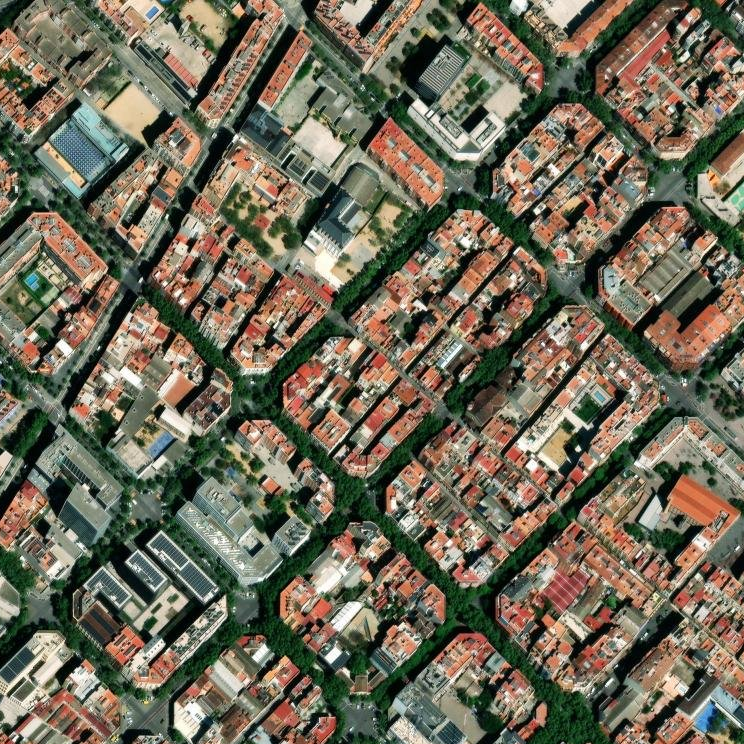
#> input picture src/Nihal/PNG/tile_41.396536_2.194554_r0_c2.png, 744 x 744 px, given in place of map_3.png, which was not available
$ jupyter execute --allow-errors Assignment.ipynb   (shell and % lines are left out)
#> lines starting #> are read from the running program, lines starting #| are printed output that depends on the picture; after the words box and inside, x2 and y2 are one past the last pixel; in counts of white or black regions, pixels touching at a corner belong together; pictures that were not available may be replaced by others from this repository, and a replacement may not be noted
#> (a cell that did not finish here is left out)

[cell 2]
import ee

# Authenticate (if not already done)
ee.Authenticate()
#> (this line was passed over: ee is not available in this run)
ee.Initialize()
#> (this line was passed over: ee is not available in this run)

# Load the asset as an ImageCollection
#> (the rest of this cell did not finish here and is left out)

[cell 3]
import cv2
import numpy as np
import matplotlib.pyplot as plt
# from google.colab import files

# # Upload file
# uploaded = files.upload()
image_path = r"C:\Users\LEGION\Desktop\IAAC\TERM 2\Environmental Data\DAY 01\maps\map_3.png"

# Load the image
image = cv2.imread(image_path)
#> image is the input picture: shape (744, 744, 3); mean B, G, R 87.1, 104.8, 110.7

# Resize the image to 500x500
image = cv2.resize(image, (500, 500))
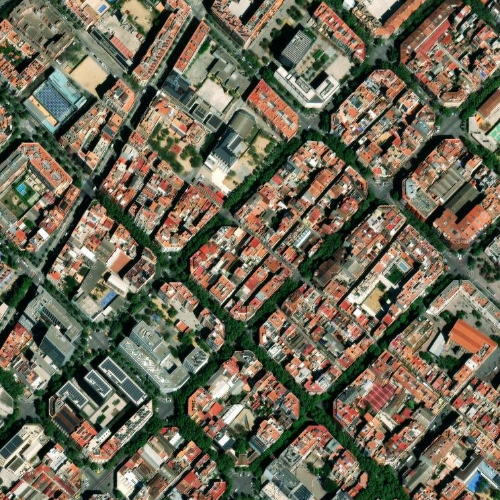
#> image: shape (500, 500, 3); mean B, G, R 86.9, 104.7, 110.6

# Convert BGR to RGB for correct display
image_rgb = cv2.cvtColor(image, cv2.COLOR_BGR2RGB)

# Convert BGR to HSV for color detection
image_hsv = cv2.cvtColor(image, cv2.COLOR_BGR2HSV)
#> image_hsv: shape (500, 500, 3); mean H, S, V 38.7, 89.8, 118.6

# Define HSV range for Dark Green detection
color_ranges = {
    "Green": ([35, 50, 30], [85, 255, 100])  # Dark Green Range
}

# Create an empty mask
final_mask = np.zeros_like(image_rgb, dtype=np.uint8)

# Detect and create the mask
for color_name, (lower, upper) in color_ranges.items():
    lower = np.array(lower, dtype="uint8")
    upper = np.array(upper, dtype="uint8")

    # Create a binary mask for the selected color
    mask = cv2.inRange(image_hsv, lower, upper)

    # Convert mask to 3-channel format for visualization
    mask_colored = np.zeros_like(image_rgb)
    mask_colored[:, :, 1] = mask  # Apply green color for mask visualization
#> this loop made 1 pass
#> pass 1, `mask = cv2.inRange(image_hsv, lower, upper)`:
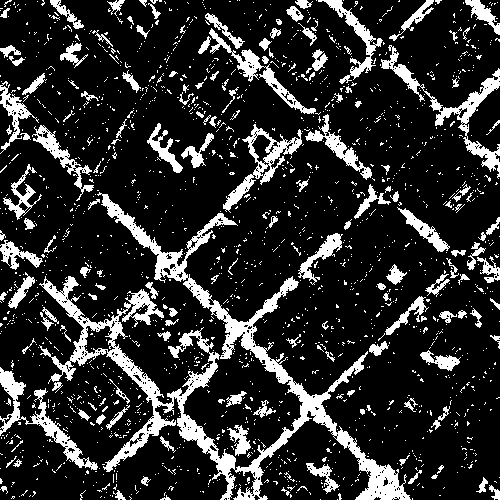
#> mask: shape (500, 500); 17.7% white; 1752 white regions (1592 under 20 px), largest, box (x1, y1, x2, y2) and area: (39, 192, 411, 500) 15073, (381, 45, 500, 179) 2109, (0, 367, 98, 470) 1696
#> after the loop: mask_colored: shape (500, 500, 3); mean H, S, V 0, 45, 0

# Display the original image, detected mask, and combined overlay side by side
fig, axes = plt.subplots(1, 3, figsize=(18, 6))

# Show Original Image
axes[0].imshow(image_rgb)
axes[0].set_title("Original Image")
axes[0].axis("off")

# Show Masked Image (Only Green Areas)
axes[1].imshow(mask_colored)
axes[1].set_title("Detected Green Mask")
axes[1].axis("off")

# Show Overlayed Image (Mask + Original)
overlaid_image = cv2.addWeighted(image_rgb, 0.7, mask_colored, 1, 0)
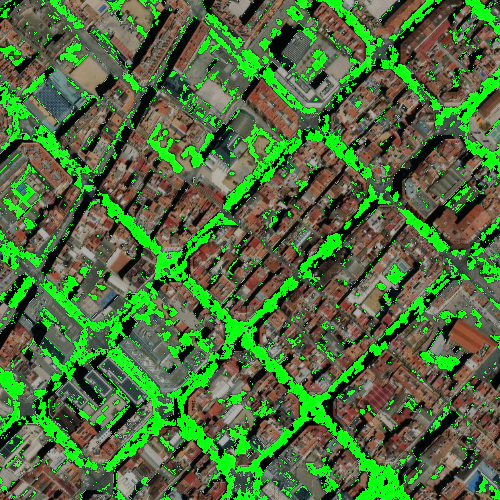
#> overlaid_image: shape (500, 500, 3); mean R, G, B 77.4, 110.8, 60.9
axes[2].imshow(overlaid_image)
axes[2].set_title("Overlayed Mask")
axes[2].axis("off")

plt.show()
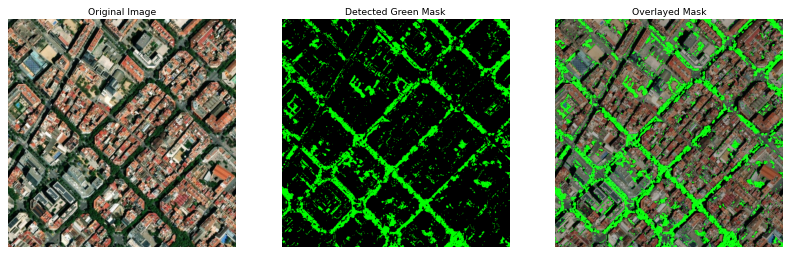
#> figure drawn by matplotlib, 3 panels

[cell 4]
"""
ESRI Satellite Image Download Script
------------------------------------
This script downloads high-quality satellite imagery directly from ESRI's World Imagery
service for any location on Earth. It allows you to specify the exact physical size
of the area you want to capture and the resolution of the output image.
"""

# Import required libraries
import io
import requests
import numpy as np
import matplotlib.pyplot as plt
from PIL import Image
import math

def calculate_zoom_for_physical_size(lat, physical_size_meters, width_pixels=800):
    """
    Calculate the appropriate zoom level needed to show a specific physical area.

    This function converts from physical dimensions (meters) to a zoom level (1-19)
    that map services use. It accounts for the fact that the physical size represented
    by a pixel varies with latitude.

    Parameters:
    -----------
    lat : float
        Latitude of the center point
    physical_size_meters : float
        Desired physical size in meters (e.g., 300 for a 300×300m area)
    width_pixels : int
        Width of the image in pixels

    Returns:
    --------
    int: Appropriate zoom level (1-19)
    """
    # Earth's circumference at the equator in meters
    earth_circumference = 40075016.686

    # At zoom level 0, the entire world fits in 256 pixels
    # Calculate how many meters each pixel represents at zoom level 0
    meters_per_pixel_at_zoom_0 = earth_circumference / 256

    # Adjust for latitude (distances get smaller as you move away from equator)
    meters_per_pixel_at_lat_zoom_0 = meters_per_pixel_at_zoom_0 * np.cos(np.radians(lat))

    # Calculate how many meters each pixel needs to represent for our desired physical size
    meters_per_pixel_needed = physical_size_meters / width_pixels

    # Calculate the zoom level where pixels will represent this physical size
    # Each zoom level doubles the detail (halves the physical size per pixel)
    zoom = np.log2(meters_per_pixel_at_lat_zoom_0 / meters_per_pixel_needed)

    # Round to nearest integer and ensure the zoom level is within valid range
    return max(1, min(19, round(zoom)))

def download_esri_satellite_image(lat, lon, width=800, height=800, zoom=15, output_file='satellite.png'):
    """
    Download a satellite image directly from ESRI World Imagery service.

    This function downloads and stitches together multiple map tiles to create
    a complete satellite image centered at the specified coordinates.

    Parameters:
    -----------
    lat : float
        Latitude of the center point
    lon : float
        Longitude of the center point
    width : int
        Image width in pixels
    height : int
        Image height in pixels
    zoom : int
        Zoom level (1-19, higher = more detail)
    output_file : str
        Path to save the output image

    Returns:
    --------
    str: Path to the output image
    """
#> called with lat = 41.4, lon = 2.19, width = 2048, height = 2048, zoom = 19, output_file = 'barcelona_256m.png'
    # These helper functions convert geographic coordinates to tile coordinates
    def lon_to_x(lon, zoom):
        """Convert longitude to tile x-coordinate"""
        return ((lon + 180) / 360) * (2 ** zoom)

    def lat_to_y(lat, zoom):
        """Convert latitude to tile y-coordinate"""
        lat_rad = math.radians(lat)
        return (1 - math.log(math.tan(lat_rad) + 1/math.cos(lat_rad)) / math.pi) / 2 * (2 ** zoom)

    # Calculate which tiles contain our desired location
    x_tile = lon_to_x(lon, zoom)
    y_tile = lat_to_y(lat, zoom)

    # Calculate the exact pixel within that tile
    # (Not directly used but useful for debugging)
    x_pixel = int((x_tile - int(x_tile)) * 256)
    y_pixel = int((y_tile - int(y_tile)) * 256)

    # Create a blank image to hold our map
    result = Image.new('RGB', (width, height))
#> result: PIL image 2048x2048 RGB; every value is 0

    # Calculate the range of tiles we need to download
    # Map tiles are 256×256 pixels, so we need to download enough tiles
    # to cover our requested dimensions
    x_min = int(x_tile - (width / 256) / 2)
    y_min = int(y_tile - (height / 256) / 2)
    x_max = int(x_tile + (width / 256) / 2) + 1
    y_max = int(y_tile + (height / 256) / 2) + 1

    # Download each tile and stitch them together
    print(f"Downloading {(x_max-x_min)*(y_max-y_min)} map tiles...")
    for x in range(x_min, x_max):
        for y in range(y_min, y_max):
            # ESRI World Imagery tile URL
            url = f"https://server.arcgisonline.com/ArcGIS/rest/services/World_Imagery/MapServer/tile/{zoom}/{y}/{x}"

            try:
                # Download the tile
                response = requests.get(url)
                if response.status_code == 200:
                    # Convert the response to an image
                    tile = Image.open(io.BytesIO(response.content))
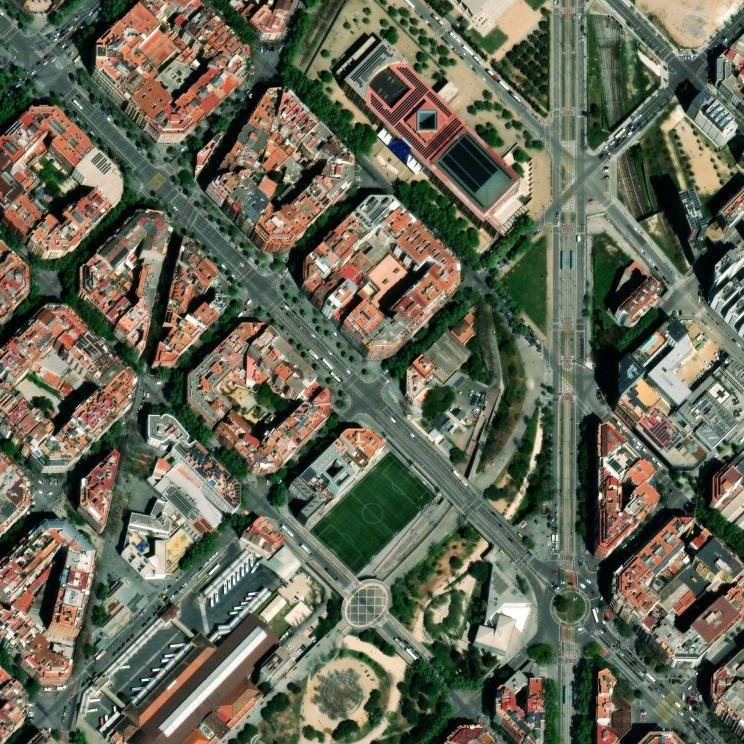
#> input picture src/Nihal/PNG/tile_41.396536_2.194554_r1_c0.png, 744 x 744 px, given in place of 265336, which was not available
#> tile is the input picture: PIL image 744x744 RGB; mean R, G, B 101.8, 103.4, 85.8

                    # Calculate where to paste this tile in our result image
                    paste_x = (x - x_min) * 256
                    paste_y = (y - y_min) * 256

                    # Paste the tile into the result image
                    result.paste(tile, (paste_x, paste_y))
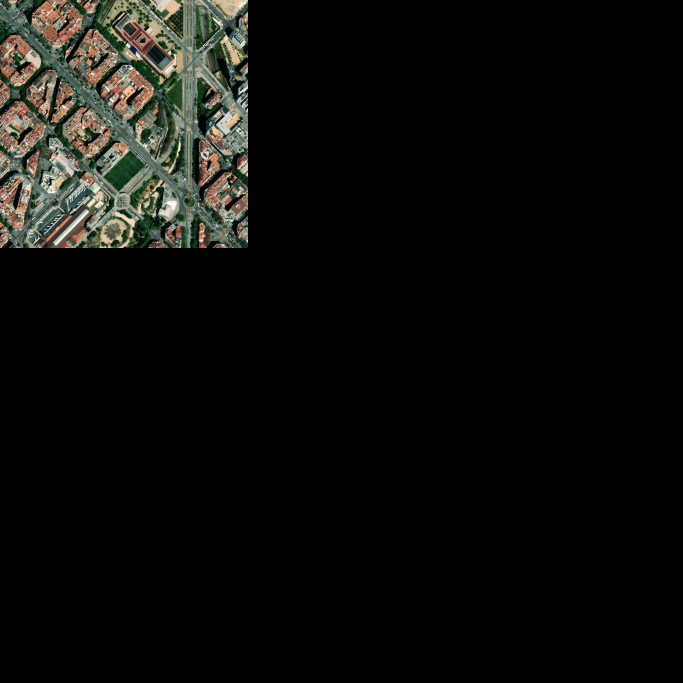
#> result: PIL image 2048x2048 RGB (shown at 1/3 size); mean R, G, B 13.4, 13.6, 11.3
            except Exception as e:
                print(f"Error downloading tile {x},{y}: {e}")

    # Crop the image to center on the requested coordinates
    # This step ensures we get exactly the requested dimensions
    center_x = (width // 2)
    center_y = (height // 2)
    left = center_x - (width // 2)
    upper = center_y - (height // 2)
    right = center_x + (width // 2)
    lower = center_y + (height // 2)

    result = result.crop((left, upper, right, lower))

    # Save the image
    result.save(output_file)

    # Display the image
    plt.figure(figsize=(10, 10))
    plt.imshow(result)
    plt.axis('off')
    plt.title(f"Satellite Image at {lat}, {lon} (Zoom: {zoom})")
    plt.show()

    print(f"Image saved to {output_file}")

    return output_file

def download_esri_by_size(lat, lon, physical_size_meters=256, output_file='satellite_sized.png', width=800, height=800):
    """
    Download a satellite image covering a specific physical area on the ground.

    This is the main function you'll want to use most of the time. It combines
    the zoom calculation with the download function to get an image covering
    approximately the physical area you specify.

    Parameters:
    -----------
    lat : float
        Latitude of the center point
    lon : float
        Longitude of the center point
    physical_size_meters : float
        Desired physical size in meters (e.g., 500 for a 500×500m area)
    output_file : str
        Path to save the output image
    width : int
        Image width in pixels (resolution)
    height : int
        Image height in pixels (resolution)

    Returns:
    --------
    str: Path to the output image
    """
    # First, calculate the zoom level needed for this physical size
    # We need to pass the width to the calculation function
    zoom = calculate_zoom_for_physical_size(lat, physical_size_meters, width_pixels=width)

    print(f"Using zoom level {zoom} to approximate {physical_size_meters}×{physical_size_meters} meters")

    # Download the image with that zoom level, passing along the width and height
    image_file = download_esri_satellite_image(lat, lon, width, height, zoom, output_file)

    # Calculate the actual physical dimensions we got with this zoom level
    # (Map zoom levels are discrete, so we can't get exactly the size requested)
    earth_circumference = 40075016.686
    meters_per_pixel = (earth_circumference * np.cos(np.radians(lat))) / (256 * (2 ** zoom))
    width_meters = width * meters_per_pixel
    height_meters = height * meters_per_pixel

    print(f"Actual approximate physical dimensions: {width_meters:.1f}m × {height_meters:.1f}m")
    print(f"Image resolution: {width}×{height} pixels")
    print(f"Approximate ground resolution: {meters_per_pixel:.2f} meters per pixel")

    return image_file

# [37 lines left out: function get_satellite_image, not called in this run]

# Example usage with the direct function
def example_direct():
    # Download a high-resolution satellite image of Barcelona
    download_esri_by_size(
        lat=41.396536, #iaac
        lon=2.194554, #iaac
        physical_size_meters=256,
        output_file='barcelona_256m.png',
        #output_file='my_folder/barcelona_256m.png',
        width=2048,  # Higher resolution
        height=2048
    )
#> (the call stopped at in download_esri_satellite_image, `response = requests.get(url)`: the network is not available in this run)

example_direct()

[cell 5]
import ee
import geemap
import datetime

# Authenticate and Initialize Earth Engine
try:
    ee.Initialize()
#> (this line was passed over: ee is not available in this run)
except:
    ee.Authenticate()
    ee.Initialize()

def get_nearest_image(year, bbox):
    """
    Fetch the closest available satellite image for a given year and bounding box.
    Falls back to the nearest year if the exact year is not available.
    """
    start_date = f"{year}-01-01"
    end_date = f"{year}-12-31"

    # Convert bounding box (xmin, ymin, xmax, ymax) to GEE geometry
    roi = ee.Geometry.BBox(*bbox)

    # Try using Sentinel-2 (2015+) as the primary dataset
    collection = (ee.ImageCollection("COPERNICUS/S2")
                  .filterBounds(roi)
                  .filterDate(start_date, end_date)
                  .sort("system:time_start"))

    # Get the first image available
    image = collection.first()

    if image.getInfo() is None:
        print(f"No image found for {year}, searching for closest year...")
        # Search within a wider date range if no images are found
        collection = (ee.ImageCollection("COPERNICUS/S2")
                      .filterBounds(roi)
                      .sort("system:time_start"))  # Sort by date to get the closest

        image = collection.first()

    if image.getInfo() is None:
        print("No Sentinel-2 image available, trying Landsat...")
        # Fallback to Landsat if Sentinel-2 is not available
        collection = (ee.ImageCollection("LANDSAT/LC08/C01/T1_TOA")
                      .filterBounds(roi)
                      .sort("system:time_start"))
        image = collection.first()

    if image.getInfo() is None:
        print("No GEE imagery found! You might need to use ESRI basemap.")
        return None

    print(f"Found image from {image.date().format('YYYY-MM-dd').getInfo()}")
    return image.clip(roi)

# [13 lines left out: function download_image, not called in this run]

# Example input
year = int(input("Enter year: "))
#> the answer given: 3
bbox = [-74.1, 40.7, -73.9, 40.8]  # Example: NYC bounding box (xmin, ymin, xmax, ymax)

#> (the rest of this cell did not finish here and is left out)

download_image(image)

[cell 6]
import ee

# Authenticate & Initialize GEE
ee.Authenticate()
#> (this line was passed over: ee is not available in this run)
ee.Initialize()
#> (this line was passed over: ee is not available in this run)
